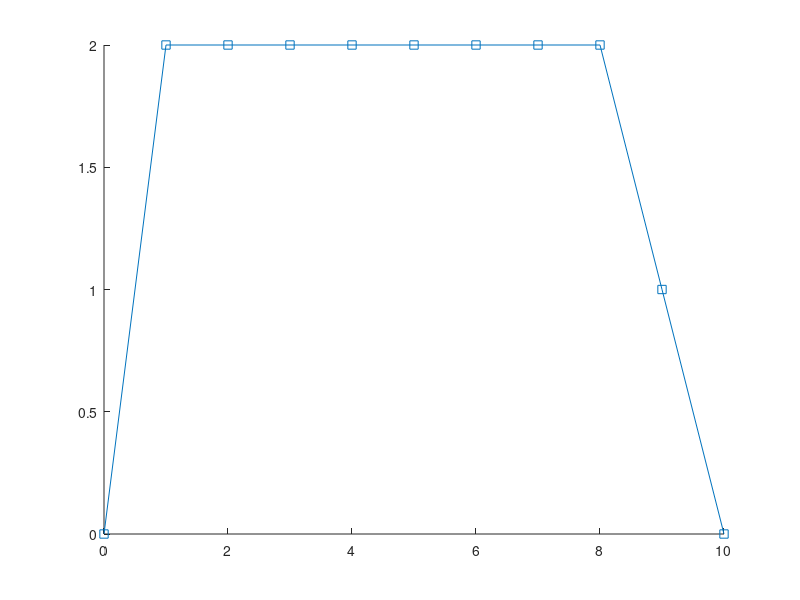

Source code (MATLAB):
clc; clear;
format shortEng
format compact
%% Grid definition
dx = 1;
dv = 1;
x = 0:dx:10;
v = 0:dv:5;
%% Parameter initializatiton
CD=0.4;
A= 0.1;
m=2;
row=1.204;
mew=0.2;
g=10;
q = 2; %weighting parameter for travel time cost funtion
M=1e9; %big number for cost penalty
%% Boundary conditions
J = zeros(length(v), length(x));
J(2:end, end) = M;
%% Initial conditions
Init = zeros(length(v), 1);
Init(2:end) = M; 
%% Cost function 
[X,Y] = meshgrid(v,v);
F = m*(abs(X.^2-Y.^2)/(2*dx))+0.5*CD*row*A*X.^2+mew*m*g; %energy cost function
JS = q * (2*dx)./(X.^2+Y.^2) + F; %total stage cost
a = M*((abs(X.^2-Y.^2)/(2*dx))>3); %admissible accelerations
%% Solution
for i= 0:(length(x)-3)
[JX, JY] = meshgrid(zeros(length(v),1), J(:, end-i));
J(:, end-i-1) = min(JS+JX+JY+a);
end
[JX, JY] = meshgrid(Init, J(:, 2));
J(:, 1) = min(JS+JX+JY+a);
%% Visualization
disp(J)
A = J==min(J);
vc=zeros(length(x),1);
for i=1:length(x)
    vc(i) = v(J(:,i)==min(J(:,i)));
end
ac=zeros(length(x),1);
for i=1:length(vc)-1
    ac(i)= (vc(i+1)^2-vc(i)^2)/dx;
end
ac(end)= (0-vc(end)^2)/dx;
hold on
plot(x,vc, '-s')
xlim([0 10])
% ylim([-3.5 3.5])